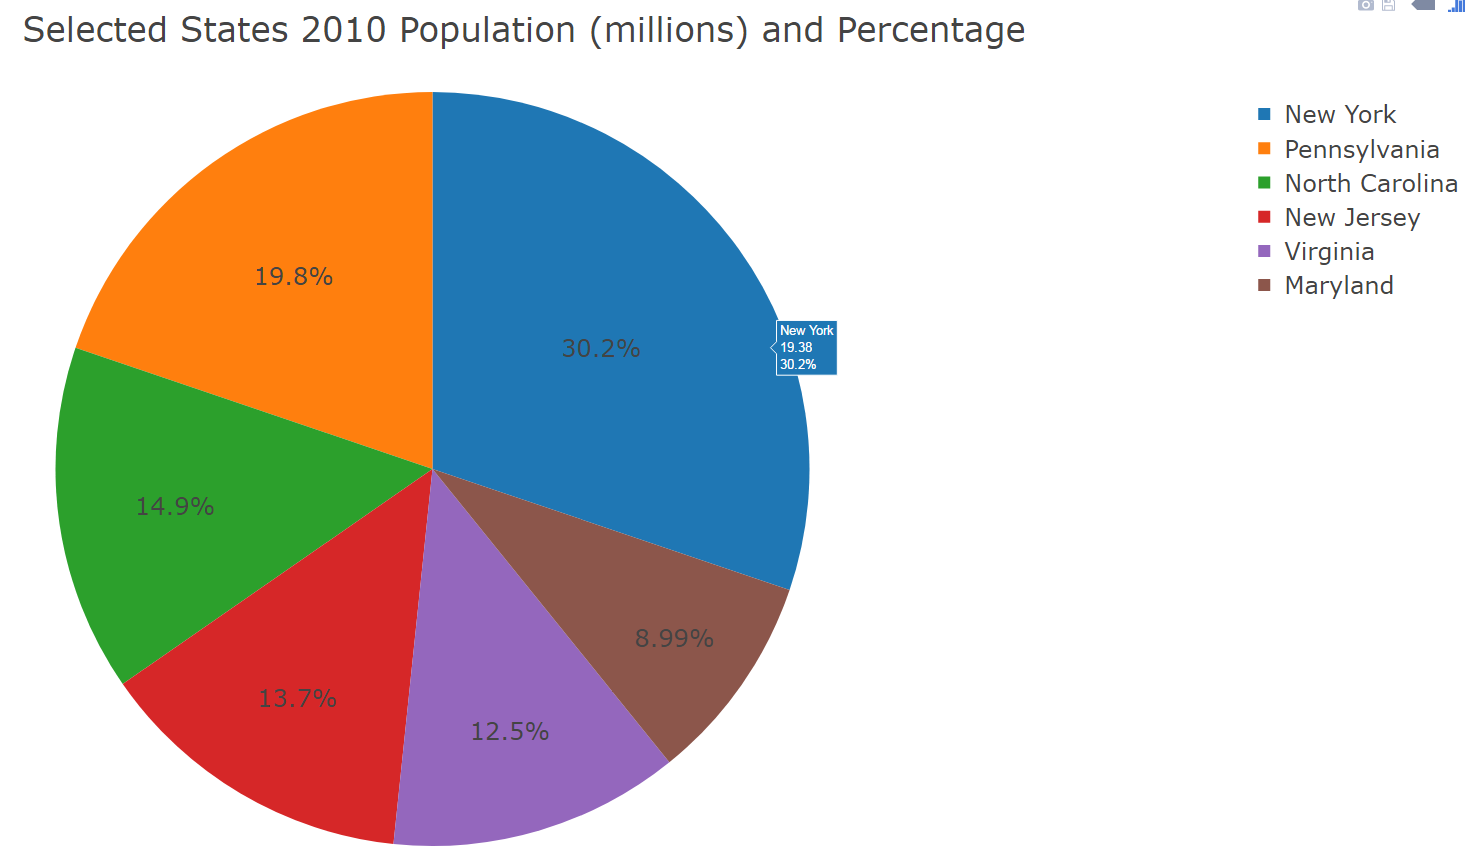

The script that drew this image:
# This script creates an interactive pie chart using 'census_data.csv'.

# A description of 'census_data.csv' can be found in 'census_data_scrape_and_process.R'.

################
# IMPORT MODULES
################

# Import modules.
import os
import pandas as pd
import plotly
from plotly.graph_objs import Pie, Layout

#############
# IMPORT DATA
#############

# Set working directory.
# This obviously needs to be changed depending on the computer being used.
os.chdir('D:\\Users\\JBansal\\Documents\\GitHub\\visualizations')

# Load data.
census_data = pd.read_csv('census_data.csv',
                          encoding = 'latin-1')

################
# TRANSFORM DATA
################

# Specify states of interest.
states = ['North Carolina', 'Maryland', 'New Jersey', 'Pennsylvania', 'Virginia', 'New York']

# Create data subset (specified above).
census_subset = census_data[census_data['Name'].isin(states)][['Name', '2010']]

# Divide '2010' population value by 1000000 for easier graph viewing.
census_subset['2010']= census_subset['2010'] / 1000000

###########
# PLOT DATA
###########

# Specify pie chart data.
pie = Pie(labels = census_subset.Name,
          values = round(census_subset['2010'], 2))

# Add layout.
layout = Layout(dict(title = 'Selected States 2010 Population (millions) and Percentage',
                     font = dict(size = 24)))

# Plot pie chart.
pie_data = [pie]
plotly.offline.plot(dict(data = pie_data,
                         layout = layout))
